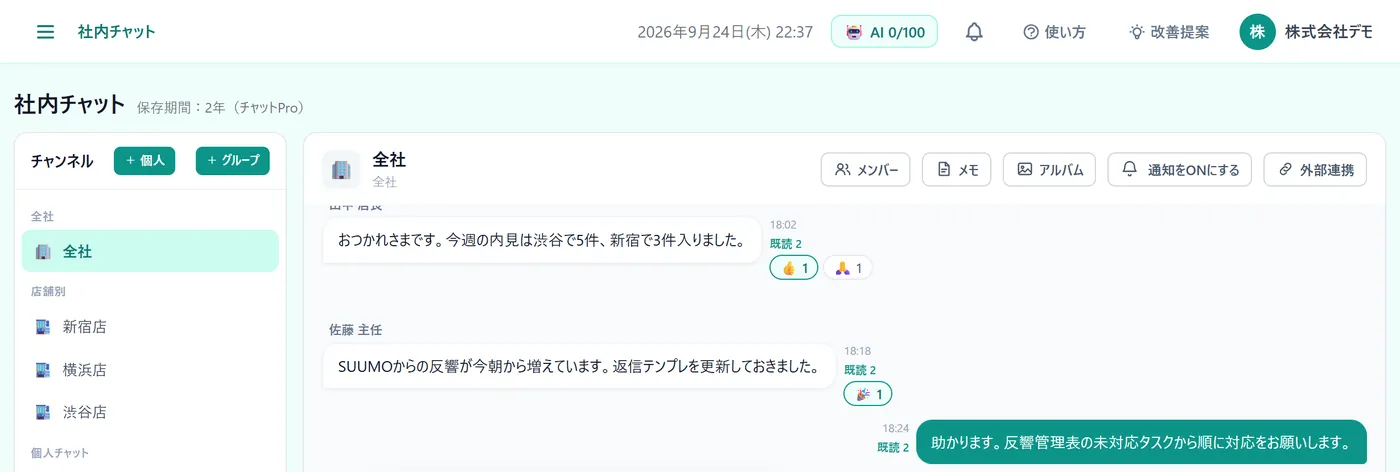
#> input picture mieroom/assets/guide/chat.webp, 1400 x 472 px
$ python -i make-mieroom-guide-shots.py   (imports and definitions only)
#> lines starting #> are read from the running program, lines starting #| are printed output that depends on the picture
# -*- coding: utf-8 -*-
"""
ミエルーム「機能の使い方」ページ用の実画面を、アプリの使い方ガイドの画像から切り出す。
  元画像: WEBアプリ/ミエルーム/static/manual/*.png（株式会社デモの画面。2880px幅は2倍解像度）
          'lp:' で始まるものは LP 用に切り出し済みの実画面（mieroom/assets/app-*.webp）
          'app:' で始まるものはアプリのフォルダの中の画像（営業資料・営業LPの素材）
  出力  : mieroom/assets/guide/<名前>.webp（幅は最大1400px）
使い方: python scripts/make-mieroom-guide-shots.py [名前 ...]   （名前を省くと全部作る）

ぼかしの位置は元画像のピクセル座標で決め打ちしている。アプリ側で元画像が撮り直されると、
ぼかしがずれて隠したはずの文字（電話番号・実在の企業名など）が出てしまうので、
元画像の中身（SHA-1）を scripts/mieroom-guide-shots.lock.json に控えておき、変わっていたら作らずに止まる。
新しい元画像でぼかし位置を確かめ直したら、--accept を付けて実行すると控えを更新して作る。
"""
import hashlib, json, os, sys
from PIL import Image, ImageFilter

ROOT = os.path.dirname(os.path.dirname(os.path.abspath(__file__)))
APP = os.path.join(os.path.dirname(os.path.dirname(ROOT)), 'WEBアプリ', 'ミエルーム')   # 'app:' で始まる元画像はアプリのフォルダからの相対パス
MAN = os.path.join(APP, 'static', 'manual')
OUT = os.path.join(ROOT, 'mieroom', 'assets', 'guide')
LP = os.path.join(ROOT, 'mieroom', 'assets')   # 'lp:' で始まる元画像は LP 用に切り出し済みの実画面
LOCK = os.path.join(ROOT, 'scripts', 'mieroom-guide-shots.lock.json')
SIDEBAR = 420          # 左メニューの幅（2880px幅の画面）
MAXW = 1400

def top(src, y0=0, x0=SIDEBAR, ratio=0.625):
    """左メニューを外して、上から 16:10 で切り出す"""
    return (src, ('ratio', x0, y0, ratio))

SHOTS = {
    # ぼかし（3つ目）は切り出す前の元画像の座標。5つ目の数字があればぼかしの強さ（QRコードは読めないよう強くする）、'white' なら白で塗って空欄にする
    # 申込管理表：管理会社の列はデモでも実在の企業名が入っているのでぼかす（表の下の枠線までにとどめる）
    'moushikomi-list':    top('customer-management.png') + ([(1525, 880, 1745, 1540)],),
    'moushikomi-input':   ('modal-cm-input.png', ('modal-top', 0.55)),
    'moushikomi-paid':    top('customer-management.png', y0=2230) + ([(1690, 2440, 1925, 3693)],),
    'moushikomi-unpaid':  top('customer-management.png', y0=3780) + ([(1690, 3990, 1925, 5243)],),
    'uriage-top':         top('executive.png'),
    'uriage-staff':       ('executive.png', ('box', SIDEBAR, 1835, 2880, 2700)),   # スタッフ別今月実績（下の媒体割合は手順3で別に出す）
    'uriage-media':       ('executive.png', ('box', SIDEBAR, 2712, 2880, 3525)),   # 今月の反響（媒体割合）
    # 反響分析：使い方ガイドの leads.png は読み込み中の空の画面、LP の app-leads.webp は数字の少ない8月なので、
    # 営業資料の素材（2026年7月・今のアプリと同じ画面）と、営業LPの素材（月次トレンドが1〜6月まで欠けずに入っている）を使う
    'hankyo-top':         ('app:営業資料/deck-src/img/leads.png', ('box', 282, 0, 1890, 1215)),     # 合計のカード〜媒体別詳細の表（右上のボタンと申込数のカードが欠けない所まで）
    'hankyo-table':       ('app:営業資料/deck-src/img/leads.png', ('box', 282, 525, 1862, 1212)),   # 媒体別詳細の表の拡大（CVR の列まで）
    # 月次トレンドは、1〜6月がそろう営業LPの素材も当月（6月）が月の途中までで急落して見えるので使わない
    'sekkyaku-list':      top('customer-service.png'),
    'sekkyaku-card':      ('handoff.png', ('box', 0, 0, 2560, 815), [(240, 245, 760, 282)]),   # 引継ぎカードの希望条件まで。電話番号とメールをぼかす
    # 営業分析は LP 用の実画面（7月分）。使い方ガイドの sales.png は月の途中で率が100%を超えて見える
    'seiseki-kpi':        ('lp:app-sales.webp', ('box', 233, 0, 1600, 817)),
    'seiseki-annual':     top('staff-annual.png'),
    # 来店・申込フォーム：開発用URL（127.0.0.1）の欄と、それを読めるQRコードをぼかす
    'form-visit':         top('store-visits.png') + ([(955, 604, 1700, 672), (550, 485, 865, 800, 30)],),
    'form-reserve':       top('reservation-settings.png'),
    'form-apply':         top('application-form.png') + ([(955, 628, 1700, 690), (925, 1308, 1700, 1370), (550, 490, 865, 800, 30), (535, 1168, 850, 1480, 30)],),
    'mail-settings':      top('mail-import.png') + ([(525, 920, 775, 968)],),   # 連携するGmailアドレスの例（shop@example.com）をぼかす
    'mail-reply':         ('echo-reply-mobile.png', None, [(165, 66, 372, 100), (400, 66, 562, 100)]),   # メールアドレスと電話番号をぼかす
    'line-steps':         top('line_steps.png'),
    'line-step-phone':    ('line_steps-phone.png', None),   # 配信ステップと、携帯での見え方
    'tsuikyaku-settings': top('mail-automation.png') + ([(525, 1178, 985, 1222), (570, 1355, 822, 1405)],),   # ポータル登録の入力例のメールアドレス（info@smocca.jp）をぼかす
    'tsuikyaku-ai':       ('mail-automation.png', ('box', 440, 560, 2100, 940)),   # 「自動追客」の欄（AIが追客し続けるスイッチ）の拡大
    # 物件コンバータの一覧は2行目から実在の物件が写るので、ボタンの並びとデモ物件の1行目までで切る（所在地の番地はぼかす）
    'converter-top':      ('converter.png', ('box', SIDEBAR, 0, 2880, 806), [(967, 775, 1024, 801)]),
    'converter-new':      ('modal-converter-new.png', 'modal'),
    # 物確は LP 用の実画面（使い方ガイドの property-confirm.png はテスト用の中身）。元付会社の列（会社名・電話番号）をぼかす
    'bukkaku-list':       ('lp:app-bukkaku.webp', ('box', 233, 0, 1600, 855), [(1205, 520, 1362, 855)]),
    # 初期費用：見積に載る会社の住所・電話番号・免許番号・登録番号をぼかす
    'shoki-input':        top('initial-cost.png') + ([(2430, 318, 2805, 458)],),
    'shoki-share':        top('initial-cost-share.png') + ([(2430, 440, 2805, 572)],),
    # floorplan.png・myosoku.png は中身が空の画面なので使わない（完成したマイソクの画像だけ使う）
    # 「テスト物件（手で直した）」は白で塗って空欄にし、所在地の番地と、下の帯の店名・住所・電話番号・免許番号をぼかす
    'maisoku-sheet':      ('myosoku-sheet.png', None, [(145, 26, 340, 46, 'white'), (262, 97, 300, 118), (258, 1003, 452, 1037), (25, 1037, 690, 1062)]),
    'keiyaku-format':     top('doc-templates.png') + ([(980, 772, 1420, 1442)],),   # 会社情報（FAX・登録番号・メール・代表者・住所・免許番号など）の値をぼかす
    'keiyaku-list':       top('contract-customers.png') + ([(1418, 545, 1625, 1540)],),   # 管理会社の列
    'keiyaku-checklist':  ('contract-checklist.png', ('box', 0, 0, 1280, 1180), [(30, 78, 175, 116)]),   # テスト用に見えるお客様名
    'chat':               ('chat.png', ('box', SIDEBAR, 0, 2880, 830)),   # 下のスタンプ選択欄が会話に重なるので、その上まで
    'chat-group':         ('chat-group-store.png', None),
    'kintai':             ('attendance.png', ('box', SIDEBAR, 730, 2880, 2229)),   # 上の「打刻できません」の注意書きを外して、シフト表の見出しから、勤怠一覧の行の区切りまで
    'kyuyo':              top('payroll.png'),
    'keiri-receipts':     ('accounting-receipts.png', 'modal'),   # 承認済みの領収書が経理に入った画面（ポップの部分だけ）
    'keiri':              top('accounting.png'),
}
#> further down, picture is the input picture: PIL image 1400x472 RGB; mean R, G, B 237, 246.2, 245.5

def src_path(src):
    if src.startswith('lp:'):
        return os.path.join(LP, src[3:])
    if src.startswith('app:'):
        return os.path.join(APP, *src[4:].split('/'))
    return os.path.join(MAN, src)

def sha1(path):
    with open(path, 'rb') as f:
        return hashlib.sha1(f.read()).hexdigest()

def modal_box(im):
    """暗い背景の上に出た白いポップの範囲を探す"""
    g = im.convert('L'); W, H = g.size
#> after `g = im.convert('L')`:
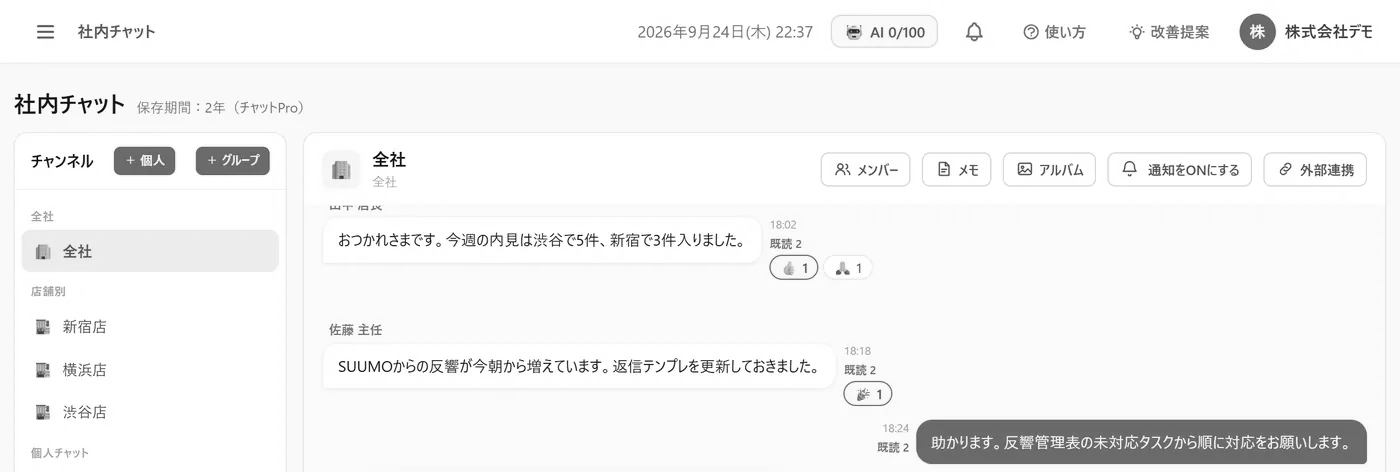
#> g: PIL image 1400x472 L; min 0, max 255, mean 243.4
#> after `W, H = g.size`: W = 1400; H = 472
    mid = H // 2
#> mid = 236
    xs = [x for x in range(W) if g.getpixel((x, mid)) > 235]
#> xs = 1173 values from 0 to 1399
    ys = [y for y in range(H) if g.getpixel((W // 2, y)) > 235]
#> ys = 446 values from 0 to 471
    return (min(xs), min(ys), max(xs) + 1, max(ys) + 1)

def make(name):
    spec = SHOTS[name]
    src, how = spec[0], spec[1]
    blurs = spec[2] if len(spec) > 2 else []
    im = Image.open(src_path(src)).convert('RGB')
    for b in blurs:   # 見せたくない文字（開発用URL・電話番号・実在の企業名）を、切り出す前の座標でぼかす
        box, radius = b[:4], (b[4] if len(b) > 4 else 12)
        if radius == 'white':
            im.paste((255, 255, 255), box)
        else:
            im.paste(im.crop(box).filter(ImageFilter.GaussianBlur(radius)), box[:2])
    W, H = im.size
    if how == 'modal':
        im = im.crop(modal_box(im))
    elif how and how[0] == 'modal-top':
        x0, y0, x1, y1 = modal_box(im)
        im = im.crop((x0, y0, x1, y0 + round((y1 - y0) * how[1])))
    elif how and how[0] == 'ratio':
        _, x0, y0, ratio = how
        w = W - x0; h = min(round(w * ratio), H - y0)
        im = im.crop((x0, y0, W, y0 + h))
    elif how and how[0] == 'box':
        im = im.crop(how[1:])
    if im.width > MAXW:
        im = im.resize((MAXW, round(im.height * MAXW / im.width)), Image.LANCZOS)
    out = os.path.join(OUT, name + '.webp')
    im.save(out, 'WEBP', quality=80, method=6)
    return im.size, os.path.getsize(out)

# [24 lines not run here, left out]

>>> from PIL import Image
>>> picture = Image.open('../mieroom/assets/guide/chat.webp')
>>> result = modal_box(picture)
#> result = (0, 0, 1400, 472)

$ run again, on mieroom/assets/app-leads.webp
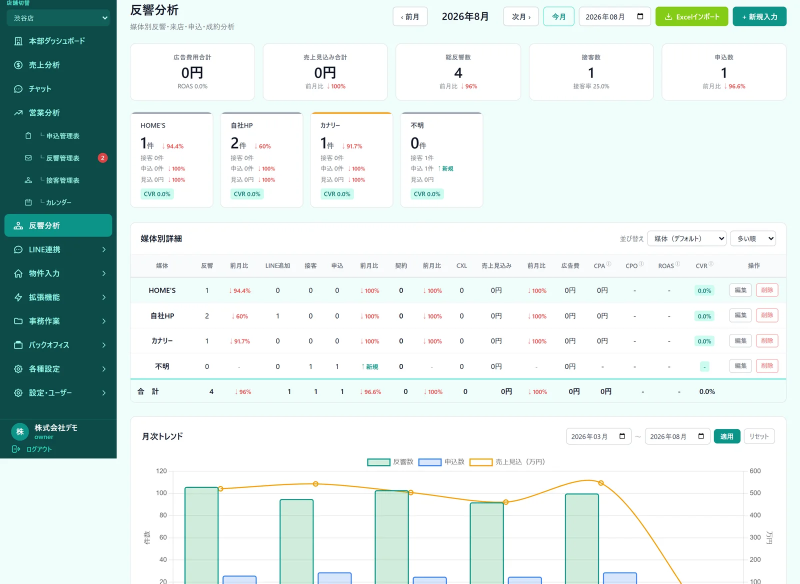
#> input picture mieroom/assets/app-leads.webp, 1600 x 1167 px (shown at 1/2 size)
#> picture is the input picture: PIL image 1600x1167 RGB; mean R, G, B 216.7, 230.7, 228.2
#> in modal_box, `g = im.convert('L')`:
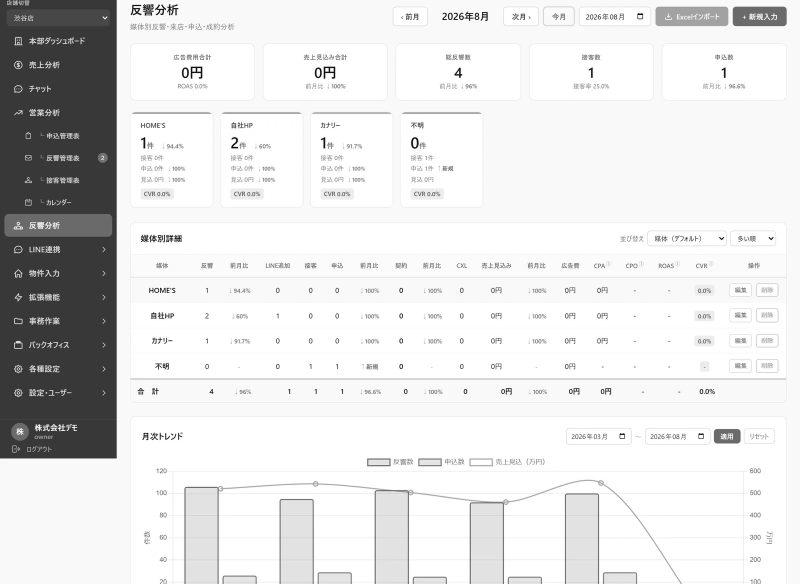
#> g: PIL image 1600x1167 L (shown at 1/2 size); min 0, max 255, mean 226.1
#> xs = 1133 values from 234 to 1599
#> ys = 750 values from 0 to 979
#> result = (234, 0, 1600, 980)

$ run again, on mieroom/assets/guide/bukkaku-list.webp
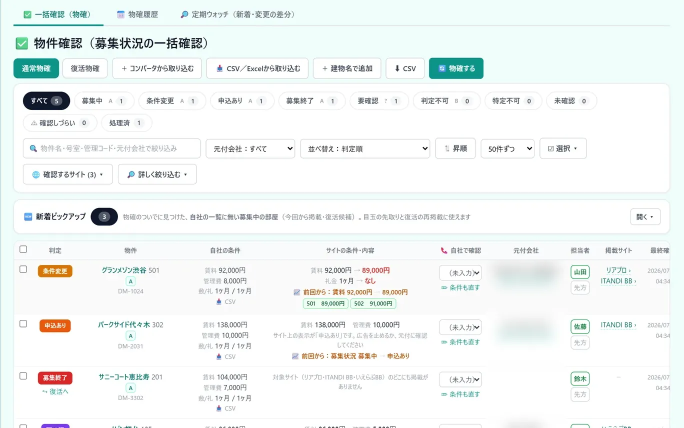
#> input picture mieroom/assets/guide/bukkaku-list.webp, 1367 x 855 px (shown at 1/2 size)
#> picture is the input picture: PIL image 1367x855 RGB; mean R, G, B 241.7, 246.1, 245.2
#> in modal_box, `g = im.convert('L')`:
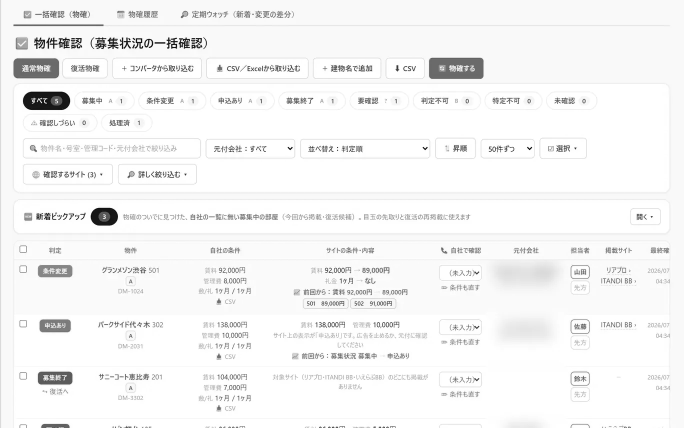
#> g: PIL image 1367x855 L (shown at 1/2 size); min 0, max 255, mean 244.6
#> xs = 1215 values from 1 to 1366
#> ys = 736 values from 0 to 854
#> result = (1, 0, 1367, 855)
